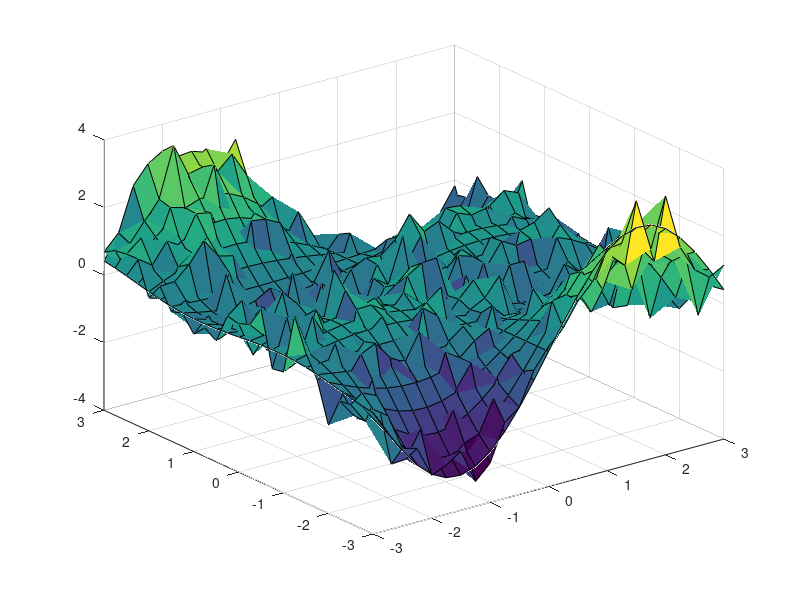
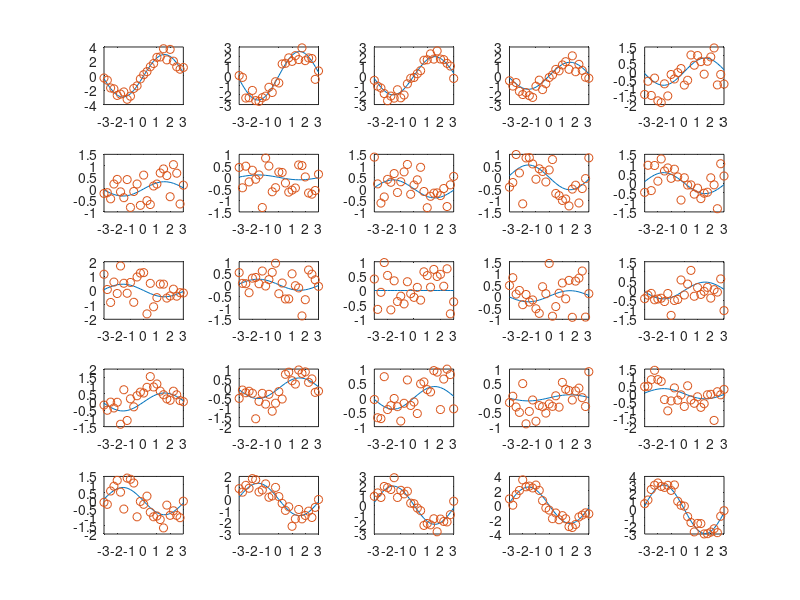

MATLAB code to generate these figures, in order: (Note: this script raises an error after producing the figures.)
addpath('../GP_functions/')

num_dp = 25;
end_pt = 3;
x = linspace(-end_pt,end_pt,num_dp);

d = [repelem(x,num_dp); repmat(x,1,num_dp)]';
m = zeros(num_dp);
e = zeros(num_dp^2,1);

for col = 1:num_dp
    for row = 1:num_dp
        m(col,row) = cos(x(col))*x(col)*sin(x(row));
        e( (col-1)*num_dp+row) = m(col,row);
    end
end

factor = 0.5;
y = m+randn(size(m))*factor;

% Observe the effect of the noise and assess the data being modelled.
figure(1)
surf(x,x,m);
hold on
surf(x,x,y)
hold off

figure(2)
for cur_plot = 1:num_dp
    subplot(5,5,cur_plot)
    plot(x,m(cur_plot,:))
    hold on
    plot(x,y(cur_plot,:),'o')
    hold off
end



num_steps = 30;
% this example considers an RBF kernel;
t_o = [2 0.25 0.5 0.5];
miter=num_steps;
[theta_fmin, fval] = fminsearch(@(theta) LL_calc(theta',d',e'), t_o,optimset('Display','iter','MaxIter',miter));

g_num_dp = round(num_dp*0.9);
g = linspace(-end_pt,end_pt,g_num_dp);
g_d = [repelem(g,g_num_dp); repmat(g,1,g_num_dp)];
K = make_rbf(d',theta_fmin');
K_star = make_rbf(d,theta_fmin,g_d);
B = K\e;
e_pred = K_star'*B;

% make e_pred into a y size matrix
y_pred = zeros(g_num_dp);
for col = 1:g_num_dp
    for row = 1:g_num_dp
        y_pred(col,row) = e_pred((col-1)*g_num_dp+row);
    end
end

figure(1)
hold on
surf(g,g,y_pred)
hold off

figure(2)
% hard to compare in this direction since the grid is a little different.
for cur_plot = 1:g_num_dp
    subplot(5,5,cur_plot)
    hold on
    plot(g,y_pred(cur_plot,:))
    hold off
end
